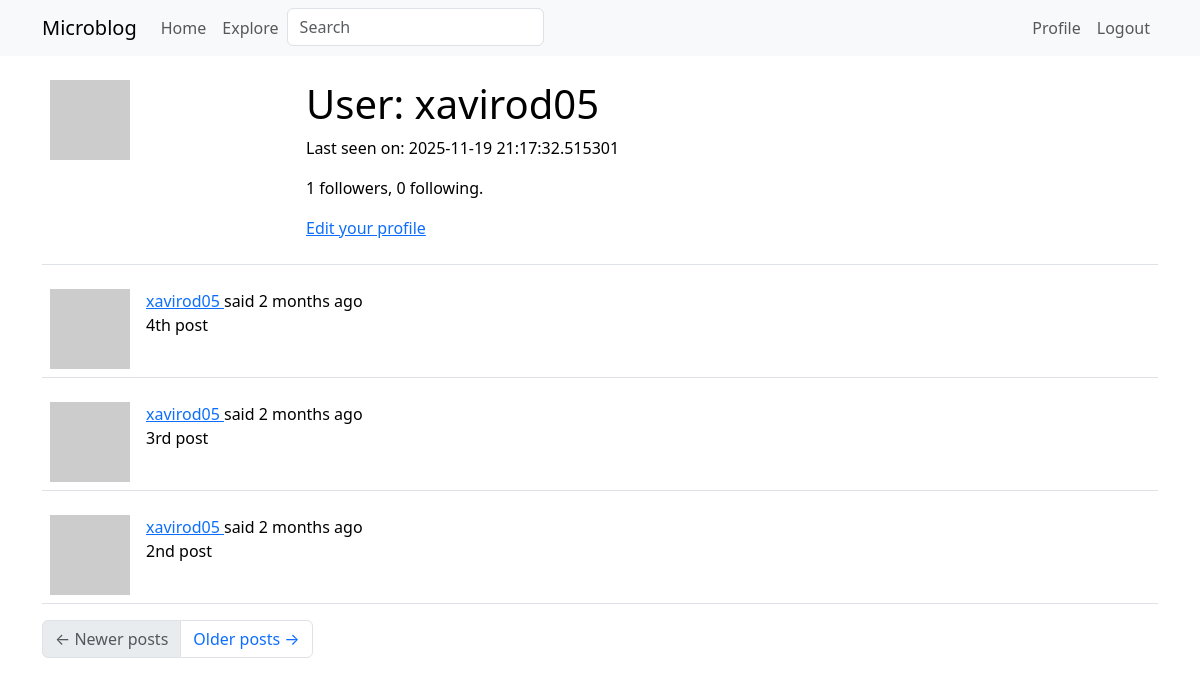
The app's page /user/xavirod05 (signed in), older data.
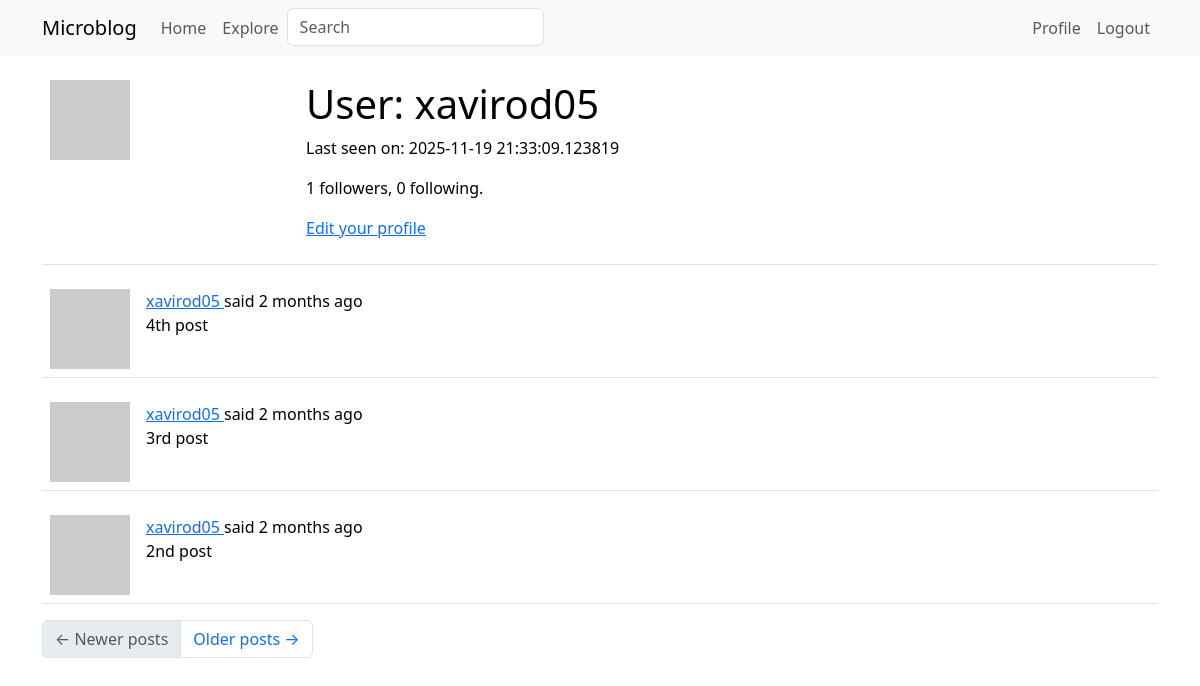
The same page, newer data.
### app/models.py (models this page shows, shortened)
class User(UserMixin, db.Model):
    id: so.Mapped[int] = so.mapped_column(primary_key=True)
    username: so.Mapped[str] = so.mapped_column(sa.String(64), index=True,
                                                unique=True)
    email: so.Mapped[str] = so.mapped_column(sa.String(120), index=True,
                                             unique=True)
    password_hash: so.Mapped[Optional[str]] = so.mapped_column(sa.String(256))
    about_me: so.Mapped[Optional[str]] = so.mapped_column(sa.String(140))
    last_seen: so.Mapped[Optional[datetime]] = so.mapped_column(
        default=lambda: datetime.now(timezone.utc))
    posts: so.WriteOnlyMapped['Post'] = so.relationship(
        back_populates='author')
    following: so.WriteOnlyMapped['User'] = so.relationship(
        secondary=followers, primaryjoin=(followers.c.follower_id == id),
        secondaryjoin=(followers.c.followed_id == id),
        back_populates='followers')
    followers: so.WriteOnlyMapped['User'] = so.relationship(
        secondary=followers, primaryjoin=(followers.c.followed_id == id),
        secondaryjoin=(followers.c.follower_id == id),
        back_populates='following')
    def avatar(self, size):
        digest = md5(self.email.lower().encode('utf-8')).hexdigest()
        return f'https://www.gravatar.com/avatar/{digest}?d=identicon&s={size}'
    def followers_count(self):
        query = sa.select(sa.func.count()).select_from(
            self.followers.select().subquery())
        return db.session.scalar(query)
    def following_count(self):
        query = sa.select(sa.func.count()).select_from(
            self.following.select().subquery())
        return db.session.scalar(query)

### app/main/routes.py (the view)
@bp.route('/user/<username>')
@login_required
def user(username):
    user = db.first_or_404(sa.select(User).where(User.username == username))
    page = request.args.get('page', 1, type=int)
    query = user.posts.select().order_by(Post.timestamp.desc())
    posts = db.paginate(query, page=page,
                        per_page=current_app.config['POSTS_PER_PAGE'],
                        error_out=False)
    next_url = url_for('main.user', username=user.username,
                       page=posts.next_num) if posts.has_next else None
    prev_url = url_for('main.user', username=user.username,
                       page=posts.prev_num) if posts.has_prev else None
    form = EmptyForm()
    return render_template('user.html', user=user, posts=posts.items,
                           next_url=next_url, prev_url=prev_url, form=form)

### app/main/forms.py
class SearchForm(FlaskForm):
    q = StringField(_l('Search'), validators=[DataRequired()])
    def __init__(self, *args, **kwargs):
        if 'formdata' not in kwargs:
            kwargs['formdata'] = request.args
        if 'meta' not in kwargs:
            kwargs['meta'] = {'csrf': False}
        super(SearchForm, self).__init__(*args, **kwargs)

class EmptyForm(FlaskForm):
    submit = SubmitField('Submit')

### app/__init__.py (called while the page is built)
def get_locale():
    return request.accept_languages.best_match(current_app.config['LANGUAGES'])

### app/main/routes.py (called while the page is built)
@bp.before_app_request
def before_request():
    if current_user.is_authenticated:
        current_user.last_seen = datetime.now(timezone.utc)
        db.session.commit()
        g.search_form = SearchForm()
    g.locale = str(get_locale())

### app/models.py (called while the page is built)
@login.user_loader
def load_user(id):
    return db.session.get(User, int(id))

    @classmethod
    def before_commit(cls, session):
        session._changes = {
            'add': list(session.new),
            'update': list(session.dirty),
            'delete': list(session.deleted)
        }

### app/templates/user.html (shortened to what this page needs)
{% extends "base.html" %}
{% block content %}
    <table class="table table-hover">
        <tr>
            <td width="256px"><img src="{{ user.avatar(256) }}"></td>
            <td>
                <h1>User: {{ user.username }}</h1>
                {% if user.last_seen %}<p>Last seen on: {{ user.last_seen }}</p>{% endif %}
                <p>{{ user.followers_count() }} followers, {{ user.following_count() }} following.</p>
                {% if user == current_user %}
                <p><a href="{{ url_for('edit_profile') }}">Edit your profile</a></p>
                {% endif %}
            </td>
        </tr>
    </table>
    {% for post in posts %}
        {% include '_post.html' %}
    {% endfor %}
    <nav aria-label="Post navigation">
        <ul class="pagination">
            <li class="page-item{% if not prev_url %} disabled{% endif %}">
                <a class="page-link" href="{{ prev_url }}">
                    <span aria-hidden="true">&larr;</span> Newer posts
                </a>
            </li>
            <li class="page-item{% if not next_url %} disabled{% endif %}">
                <a class="page-link" href="{{ next_url }}">
                    Older posts <span aria-hidden="true">&rarr;</span>
                </a>
            </li>
        </ul>
    </nav>
{% endblock %}

Row changes from the older to the newer data that the page shows:
changed User "xavirod05": last_seen "2025-11-19 21:17:32.515301" → "2025-11-19 21:33:09.123819"
